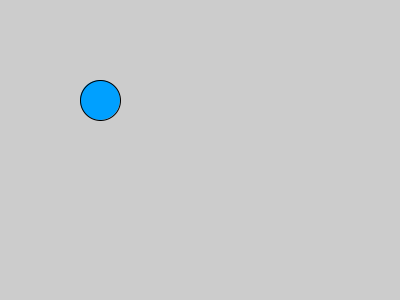
Frame 1 (no input)
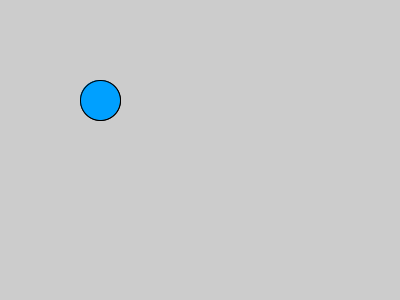
Frame 2 (the mouse pressed at the canvas centre, redrawn once)

The Processing sketch that drew these frames (run headless with seeded random() and noise(); the mouse was pressed at the canvas centre and the sketch redrawn once):

// Processing sketch: CP018_constantsAndFunctions
// ── CP018_constantsAndFunctions.pde
void setup() {
  size(400, 300);
  noLoop();
}

void draw() {
  int a = 5, b = 7;
  // calling environment, with actual values (numbers)
  // variable
  int avg = average(a, b); // function call, with actual parameters
  println(avg);
  avg = average(10, 20); // i can re-assign avg
  println(avg);
  avg = average(100, 200); // i can re-assign avg, it is allowed
  println(avg);
  
  // constant
  final color pc = color(0, 160, 255); // Paolo's fav. color
  
  fill(pc);
  ellipse(100, 100, 40, 40);  
}

// called environment, with placeholder variables, that will be replaced
// by the actual value, after the call is made
//
// parameters are variables that are local to the environment of that function
int average(int dog, int cat) {
  
  int result = (dog + cat) / 2;
  
  return result;
}

// function declaration
//
// 1. type returned by function
// 2. function name
// 3. (
// 4. type of the first variable
// 5. name of the first variable
// 6. ,
// 7. type of the second variable
// 8. name of the second variable
// 9. )
// 10. {
// 11. put in the code that the function must execute
// 12. }
